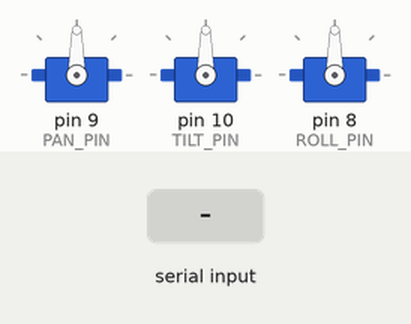
Recording of a sketch running on a simulated Arduino Uno, built with avr-gcc and run on an emulated ATmega328P. On the bench: 3 × servo. The inputs (shaded band) are chosen by the test bench.

Above: at 1.2 s.
1.3 s: "a" received over Serial
At 2.0 s:
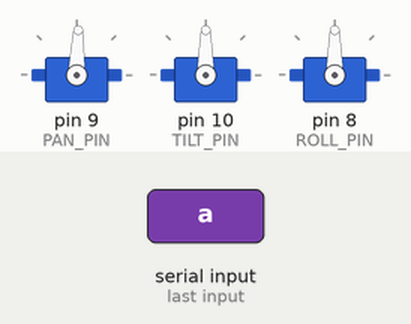
2.8 s: "w" received over Serial
At 3.2 s:
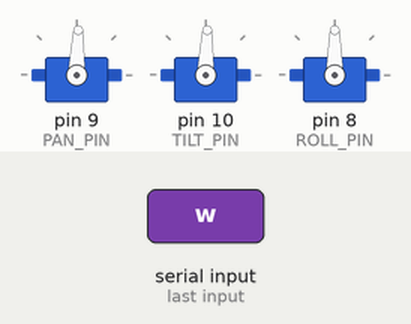
Timing chart, 0 to 5.8 s (numbered marks = the images above; inputs shaded):
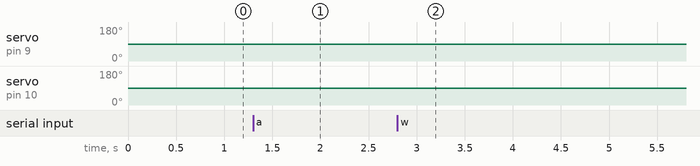

The sketch:

camera_three_axis_arduino.ino
```cpp
#include <Servo.h>

// Each servo needs its own signal wire on the camera mount.
const int PAN_PIN = 9;
const int TILT_PIN = 10;
const int ROLL_PIN = 8;

const int CENTER_ANGLE = 90;
const int MIN_ANGLE = 75;
const int MAX_ANGLE = 105;
const int STEP_DEGREES = 2;

Servo panServo;
Servo tiltServo;
Servo rollServo;

int panAngle = CENTER_ANGLE;
int tiltAngle = CENTER_ANGLE;
int rollAngle = CENTER_ANGLE;

void setPan(int angle) {
  panAngle = constrain(angle, MIN_ANGLE, MAX_ANGLE);
  panServo.write(panAngle);
}

void setTilt(int angle) {
  tiltAngle = constrain(angle, MIN_ANGLE, MAX_ANGLE);
  tiltServo.write(tiltAngle);
}

void setRoll(int angle) {
  rollAngle = constrain(angle, MIN_ANGLE, MAX_ANGLE);
  rollServo.write(rollAngle);
}

void setup() {
  Serial.begin(9600);

  panServo.attach(PAN_PIN);
  tiltServo.attach(TILT_PIN);
  rollServo.attach(ROLL_PIN);

  setPan(CENTER_ANGLE);
  setTilt(CENTER_ANGLE);
  setRoll(CENTER_ANGLE);
}

void loop() {
  if (Serial.available() == 0) {
    return;
  }

  // Send a key in the Arduino Serial Monitor at 9600 baud.
  switch (Serial.read()) {
    case 'a': setPan(panAngle - STEP_DEGREES); break;
    case 'd': setPan(panAngle + STEP_DEGREES); break;
    case 'w': setTilt(tiltAngle - STEP_DEGREES); break;
    case 's': setTilt(tiltAngle + STEP_DEGREES); break;
    case 'q': setRoll(rollAngle - STEP_DEGREES); break;
    case 'e': setRoll(rollAngle + STEP_DEGREES); break;
  }
}
```

Measured:
- after the input at 1.3 s, servo on pin 9 (PAN_PIN): 90° → 88° at once
- after the input at 2.8 s, servo on pin 10 (TILT_PIN): 90° → 88° at once
